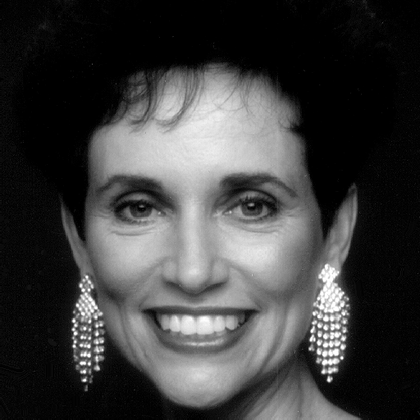
%> input picture HW4/Fig0427(a)(woman).tif, 420 x 420 px, shrunk from 512 x 512 before the run
$ octave --eval "main;"   (GNU Octave 9; MATLAB toolbox functions it lacks are replaced by stand-ins)
%> lines starting %> are read from the running program, lines starting %| are printed output that depends on the picture; in (x1, y1, x2, y2) boxes, pixels count from 0 and x2, y2 are one past the last pixel; in counts of white or black regions, pixels touching at a corner belong together; the program's own positions count from 1
function main
    image = imread("Fig0427(a)(woman).tif");
%> image is the input picture: size 420x420 uint8; min 0, max 255, mean 62.2
    dim = size(image);
%> dim = [420 420]

    % Step one
    % padding parameters
    % we assumed that the filter is the same size as the picture
    p = 2 * dim(2);
%> p = 840
    q = 2 * dim(1);
%> q = 840

    % Step two
    % padd image
    paded_image = padarray(image, [(q-dim(1)) (p-dim(2))], 'post');
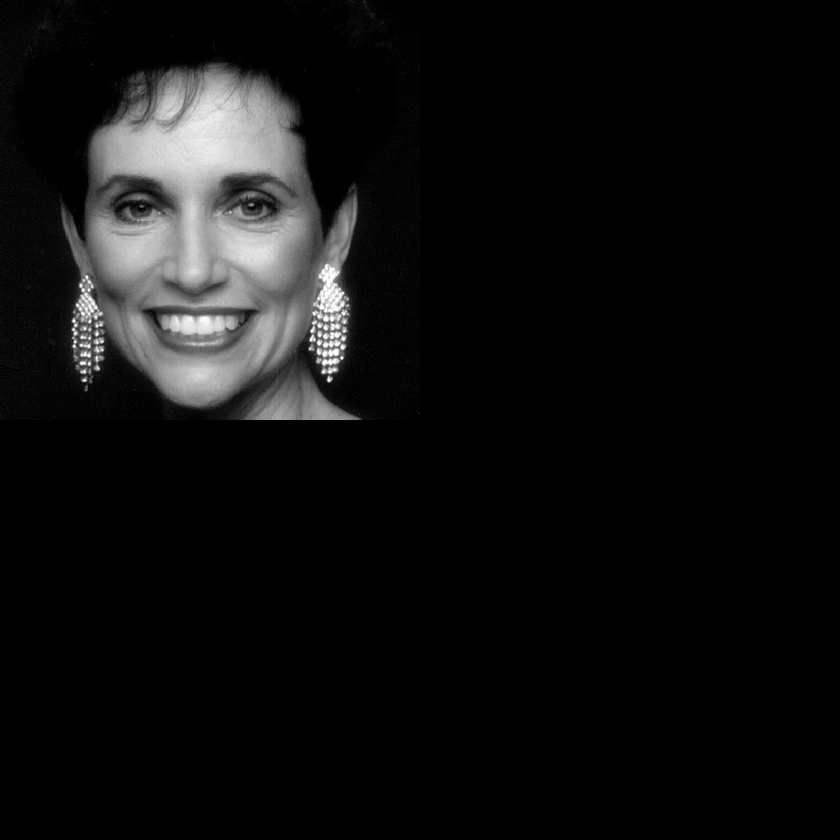
%> paded_image: size 840x840 uint8; min 0, max 255, mean 15.5

    % Step three
    % multiply it by (-1) ^ (x + y)
    centered_image = center_fourie(paded_image);
%> after the loop in center_fourie, `for i=1:dim(1)`:
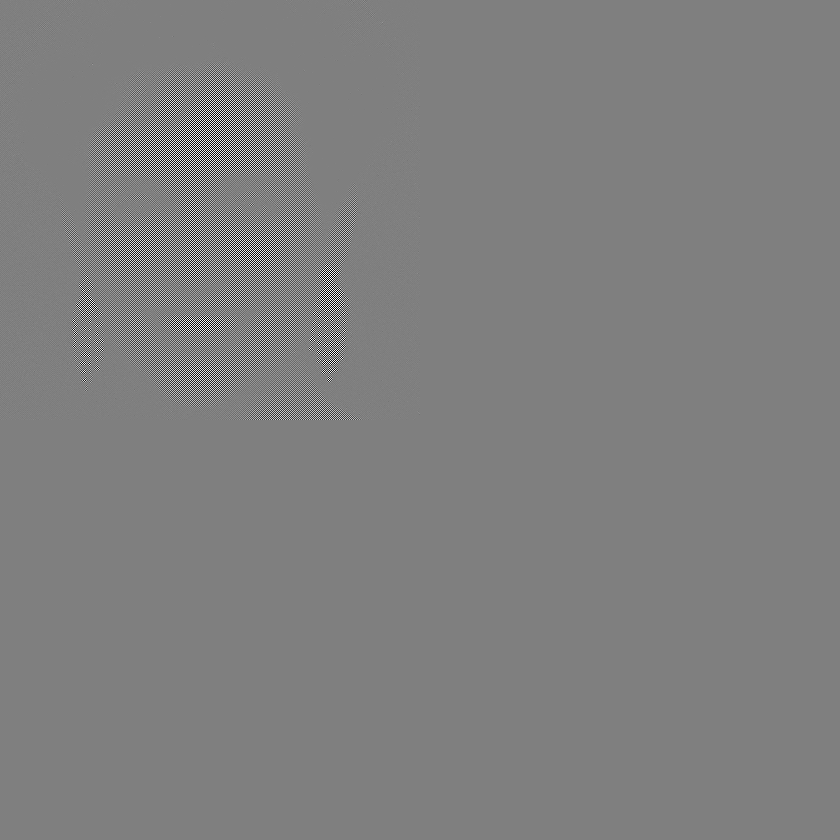
%> output: size 840x840 double; min -255, max 255, mean 0; drawn with min black and max white

    % Step four
    % compute dft
    fft_image = fft2(centered_image);

    % Step five
    % Create H(u, v) = ideal lowpass filter
    H = zeros(q,p,'double');
    H(int16(q/2) - 80:int16(q/2) + 80, int16(p/2) - 80:int16(p/2) + 80) = 1;
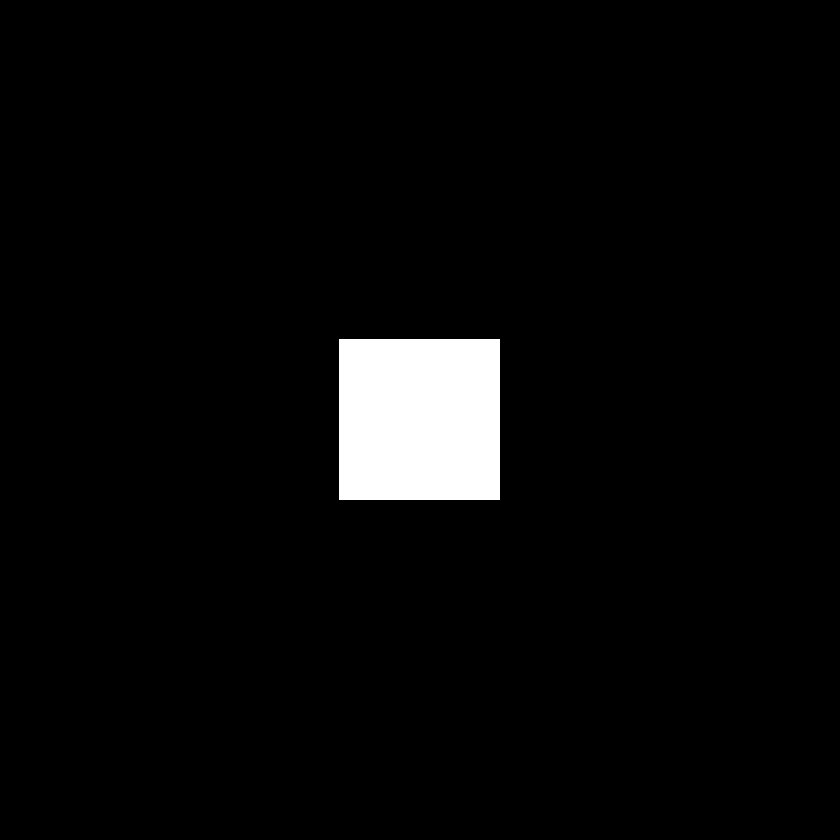
%> H: size 840x840 double; values 0 (black) and 1 (white), 3.7% white; 1 white region, box (x1, y1, x2, y2) and area: (339, 339, 500, 500) 25921
    G = H .* fft_image;

    % Step six
    % obtain the processed image
    ifft_image = ifft2(G);
    real_ifft_image = real(ifft_image);
    processed_image = center_fourie(real_ifft_image);

    % Step seven
    final_image = processed_image(1:dim(1), 1:dim(2));
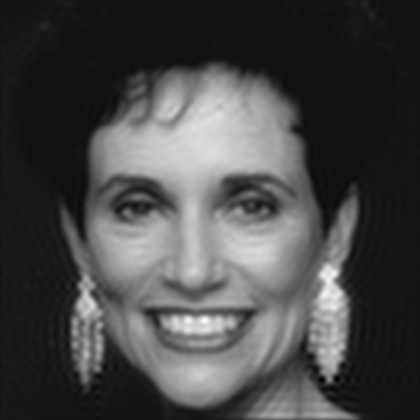
%> final_image: size 420x420 double; min -20.72, max 273.5, mean 62.1; drawn with min black and max white

    % Plot
    figure;
    subplot(331);
    imshow(image);
    title("Main image");

    subplot(332);
    imshow(paded_image);
    title("zero padded image")

    subplot(333);
    imshow(centered_image, []);
    title("multiply image by (-1) ^ (x + y)");

    subplot(334);
    imshow(2 * log(1 + abs(fft_image)), []);
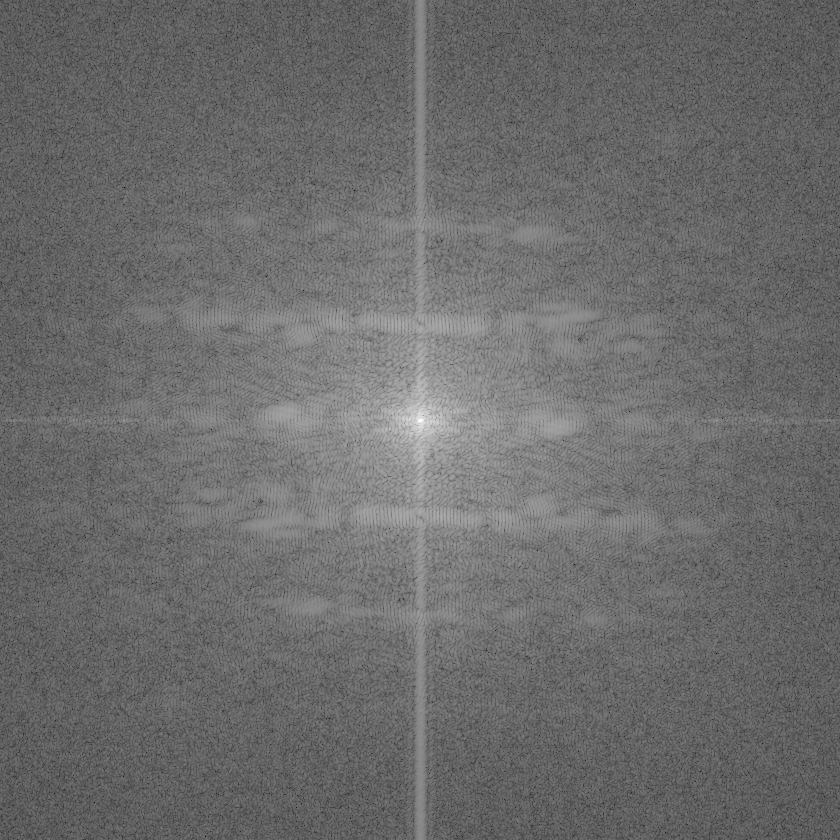
%> displayed picture: size 840x840, on the screen's scale of 0 to 255; min 0, max 255, mean 107.5
    title("Spectrum of Fp");

    subplot(335);
    imshow(H, []);
    title("Lowpass Filter");

    subplot(336);
    imshow(2 * log(1 + abs(G)), []);
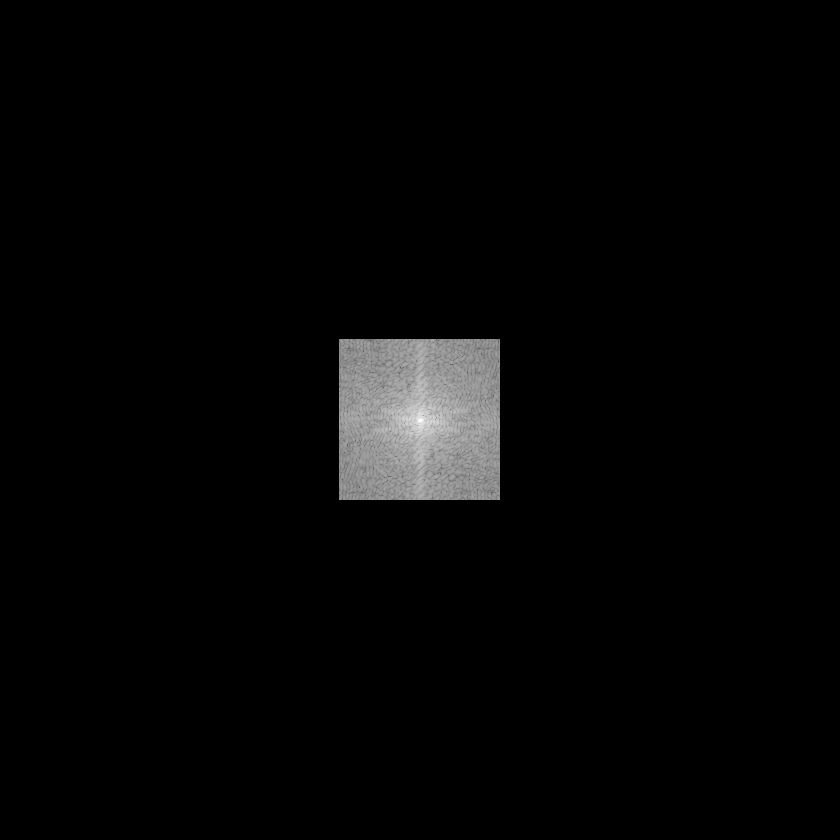
%> displayed picture: size 840x840, on the screen's scale of 0 to 255; min 0, max 255, mean 5.7
    title("Spectrum of HFp");

    subplot(337);
    imshow(processed_image, []);
    title("inverse fourie image");

    subplot(338);
    imshow(final_image, []);
    title("final image");
end

function output = center_fourie(image)
    % Description : multiply each pixel by (-1) ^ (x + y)
    % Inputs :
    %       image : main image
    % Outputs :
    %       output : output image after multiplying
    dim = size(image);
    output = double(image);
    for i=1:dim(1)
        for j=1:dim(2)
            if(mod(i - 1 + j - 1, 2) ~= 0)
                output(i, j) = -1 * output(i, j);
            end
        end
    end
end
